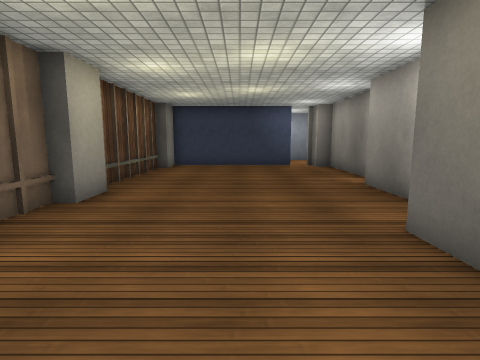
[1] (above)

18 first-person views from a walk through a Unity game level. The camera is 1.3 m above the floor, tilts 8° down and sees 80° across. The floor is counted in squares, 1 m on a side. Each view is taken from the middle of a square. On the plan, view 1 faces up. The plan holds only what a view shows up to about 13 squares ahead; the rest is blank. The player is left out. Surface patterns are stand-ins for the level's own textures.

[2]
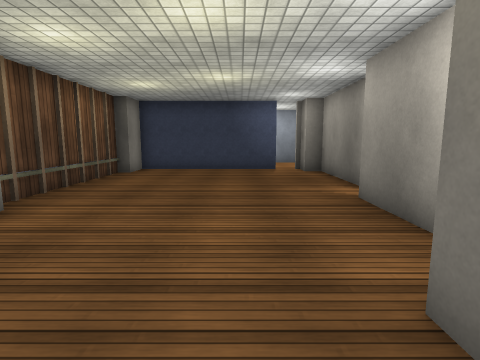

[3]
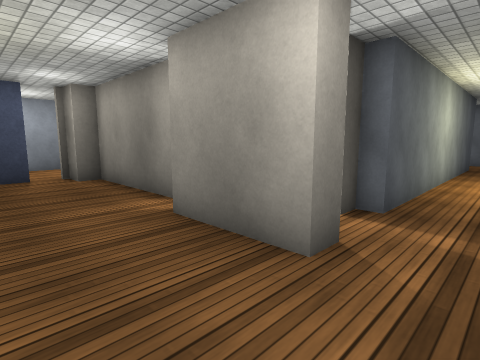

[4]
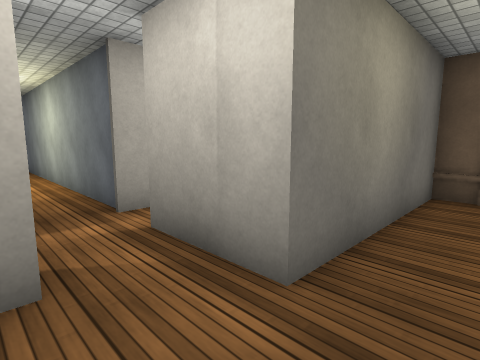

[5]
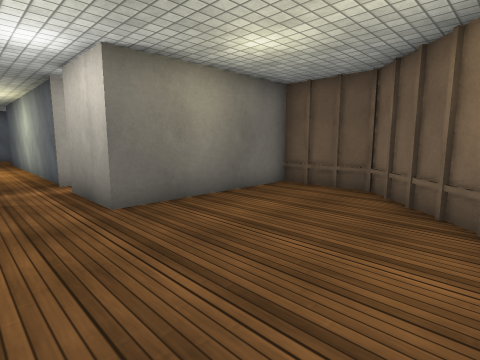

[6]
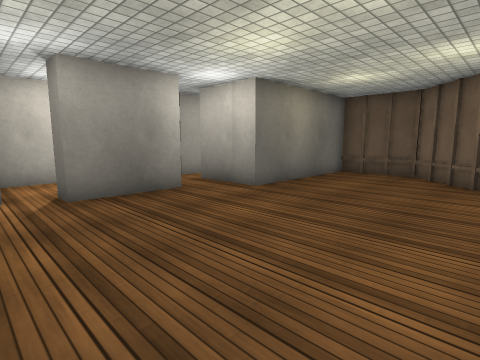

[7]
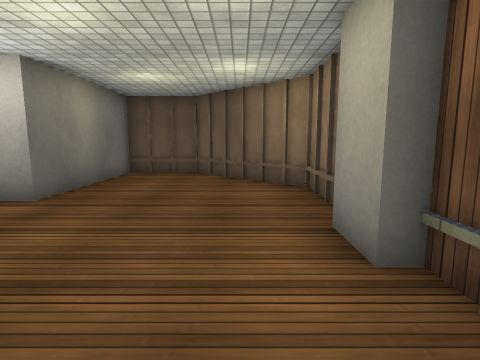

[8]
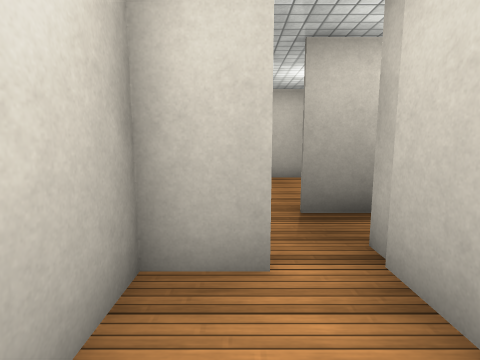

[9]
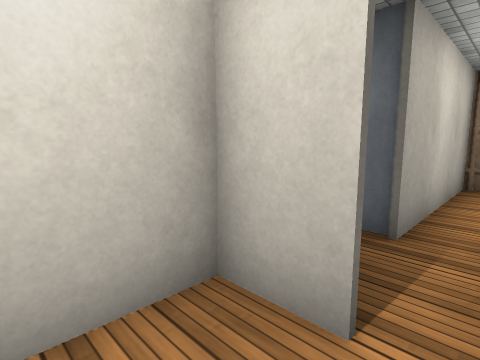

[10]
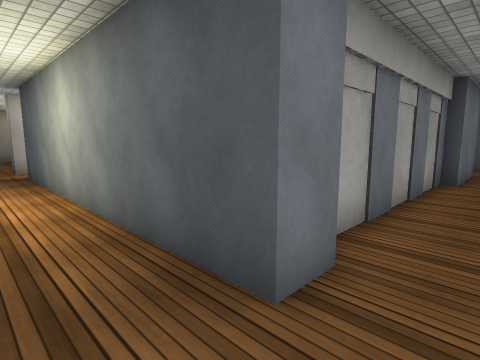

[11]
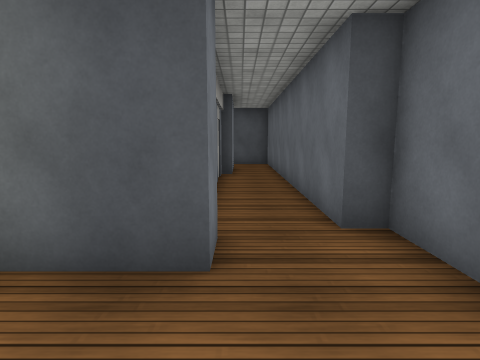

[12]
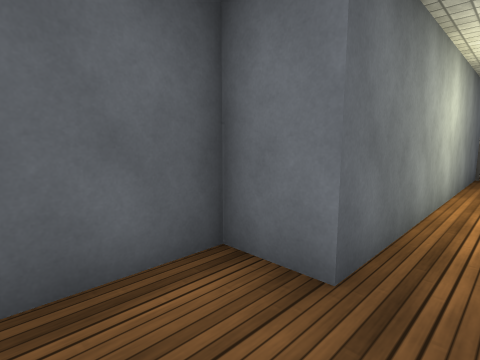

[13]
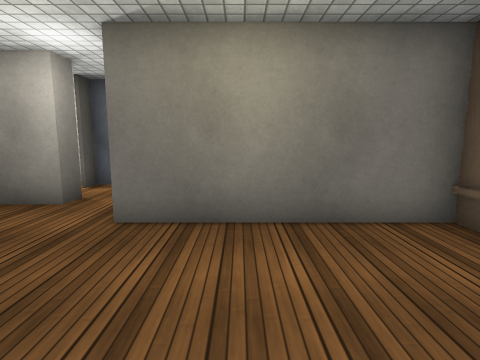

[14]
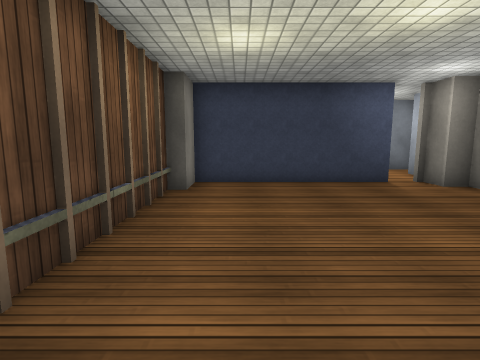

[15]
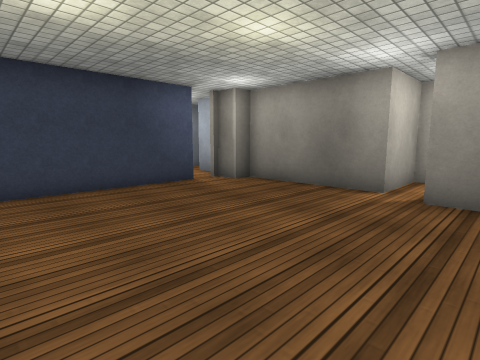

[16]
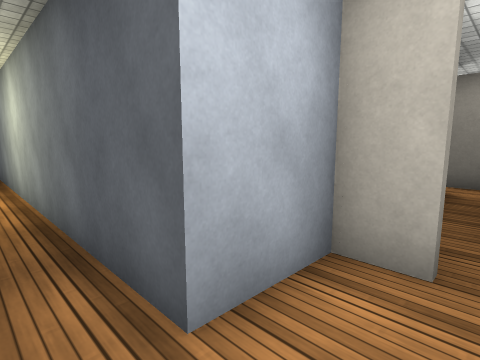

[17]
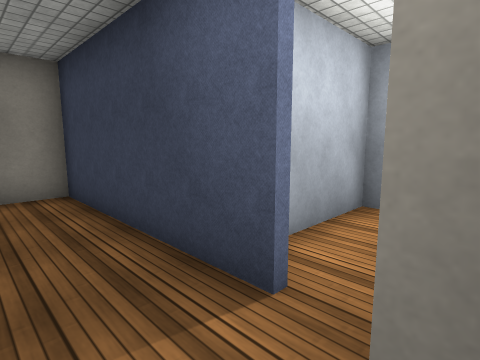

[18]
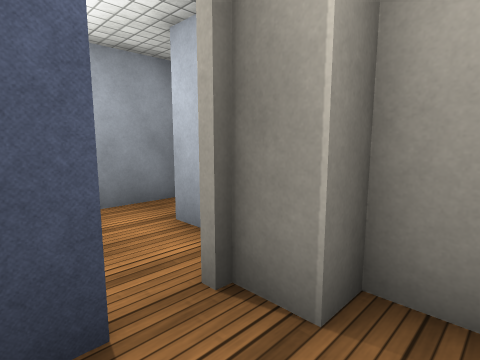

### Floor plan
Key: @ floor where view 1 was taken; # wall or solid block; x gap in a wall; . floor; B building; E elevator.
Columns run from 4 left of view 1 to 19 right of it. Each row starts with its distance up from view 1.
 19       #####          #
 18       #.......       .
 17       #..##########  #
 16       #..#           #.#
 15 #######.##           #.#
 14 #.......##          B#.#
 13 #........#          E..#
 12 #........#         EB..#
 11 #........#         EE..#
 10 #........###        E..#
  9 #..........#        #..#
  8 #.......#..#        E..#
  7 #.......#..#         ..#
  6 #.......#.###########..#
  5 #......................
  4 #.....###x###########..
  3 #.....## .#         #..
  2 #.....## .#         ###
  1 ##....##..#
  0  ##.@.##..#
 -1   #########

Positions as (right, up) in squares from view 1, and headings:
1: (0, 0), facing up
2: (1, 2), facing up
3: (1, 4), facing up-right
4: (1, 6), facing down-right
5: (-3, 6), facing down-right
6: (-3, 10), facing down-right
7: (-2, 10), facing down
8: (6, 9), facing down
9: (5, 8), facing down-right
10: (18, 4), facing up-left
11: (17, 3), facing up
12: (18, 5), facing down-left
13: (-2, 2), facing right
14: (-2, 6), facing up
15: (-3, 7), facing up-right
16: (3, 18), facing down-right
17: (4, 13), facing up-left
18: (2, 13), facing up-right
